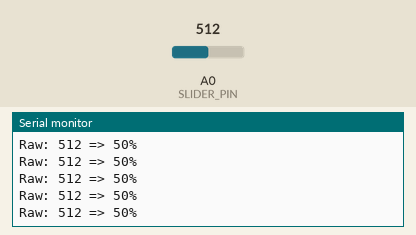
A sketch run on a simulated Arduino Leonardo, built with avr-gcc and run on an emulated ATmega32U4. Shown: the last lines printed to the serial monitor. The test bench sets the inputs (shaded band); at power-on: A0 (SLIDER_PIN) = 512.

Above: at 1.2 s.
1.3 s: A0 (SLIDER_PIN) set to 716
At 1.33 s:
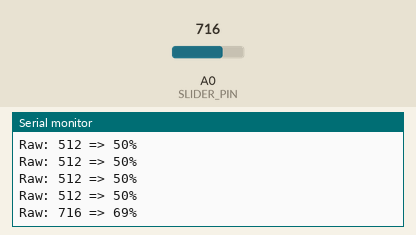
2.8 s: A0 (SLIDER_PIN) set to 900
At 2.85 s:
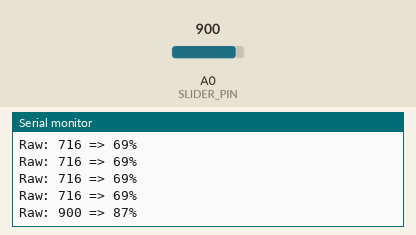
Timing chart, 0 to 5.8 s (numbered marks = the images above; inputs shaded):
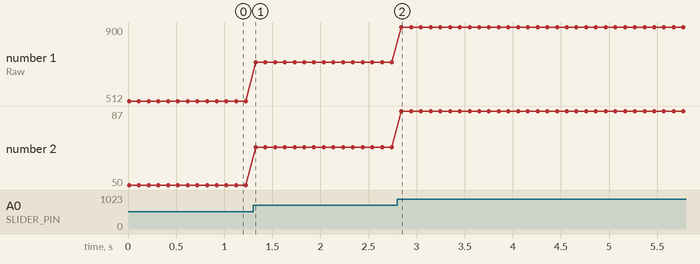

The sketch:

arduino_slider_code.ino
```cpp
// This code is specifically for Arduino Leonardo, Micro, or Due
// It uses the hardware serial port (Serial1) on pins 0 (RX) and 1 (TX).

// Analog pin for the slider
#define SLIDER_PIN A0

void setup() {
  // Initialize serial communication for the USB Serial Monitor
  Serial.begin(9600);

  // Wait for the serial monitor to open (important for Leonardo)
  while (!Serial) {
    ; // wait for serial port to connect. Needed for native USB port only
  }

  // Initialize Serial1 for Bluetooth communication (Pins 0 & 1)
  Serial1.begin(9600);

  Serial.println("Arduino Leonardo Slider with Bluetooth initialized");
  Serial.println("Using Hardware Serial1 for Bluetooth.");
}

void loop() {
  // Read the slider value (0-1023)
  int raw = analogRead(SLIDER_PIN);

  // Convert to percentage (0-100)
  int percentage = map(raw, 0, 1023, 0, 100);

  // Create the data string to send
  String dataString = "Raw: " + String(raw) + " => " + String(percentage) + "%";

  // Send to the USB Serial Monitor for debugging
  Serial.println(dataString);

  // Send to the Bluetooth module via the hardware serial port
  Serial1.println(dataString);

  // Small delay
  delay(100);
} 
```

Measured:
- after the input at 1.3 s, the serial monitor: prints a new line at once (image 1)
- after the input at 2.8 s, the serial monitor: prints a new line at once (image 2)
- plotted number 1: 512 → 716 after the input at 1.3 s, 716 → 900 after the input at 2.8 s
- plotted number 2: 50 → 69 after the input at 1.3 s, 69 → 87 after the input at 2.8 s
